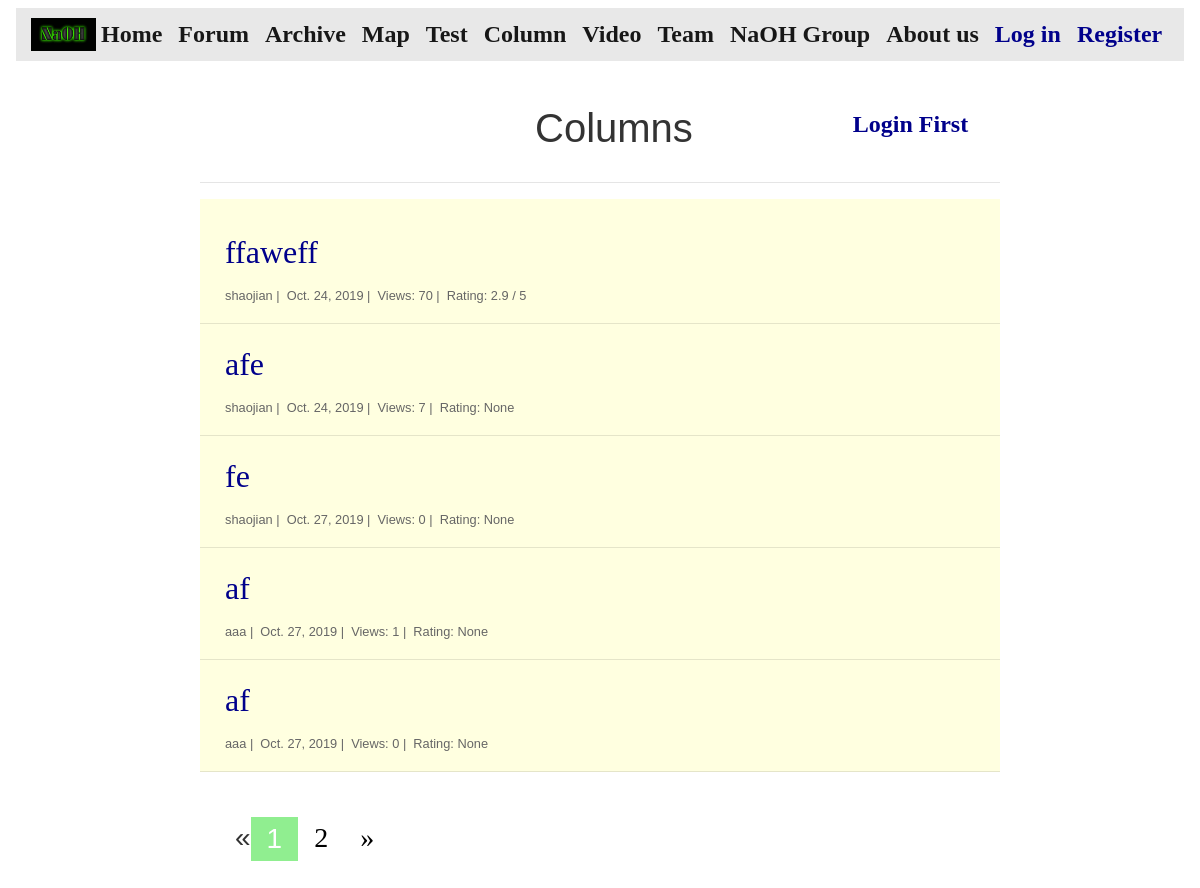
The page /essays/view/ on the database as committed earlier.
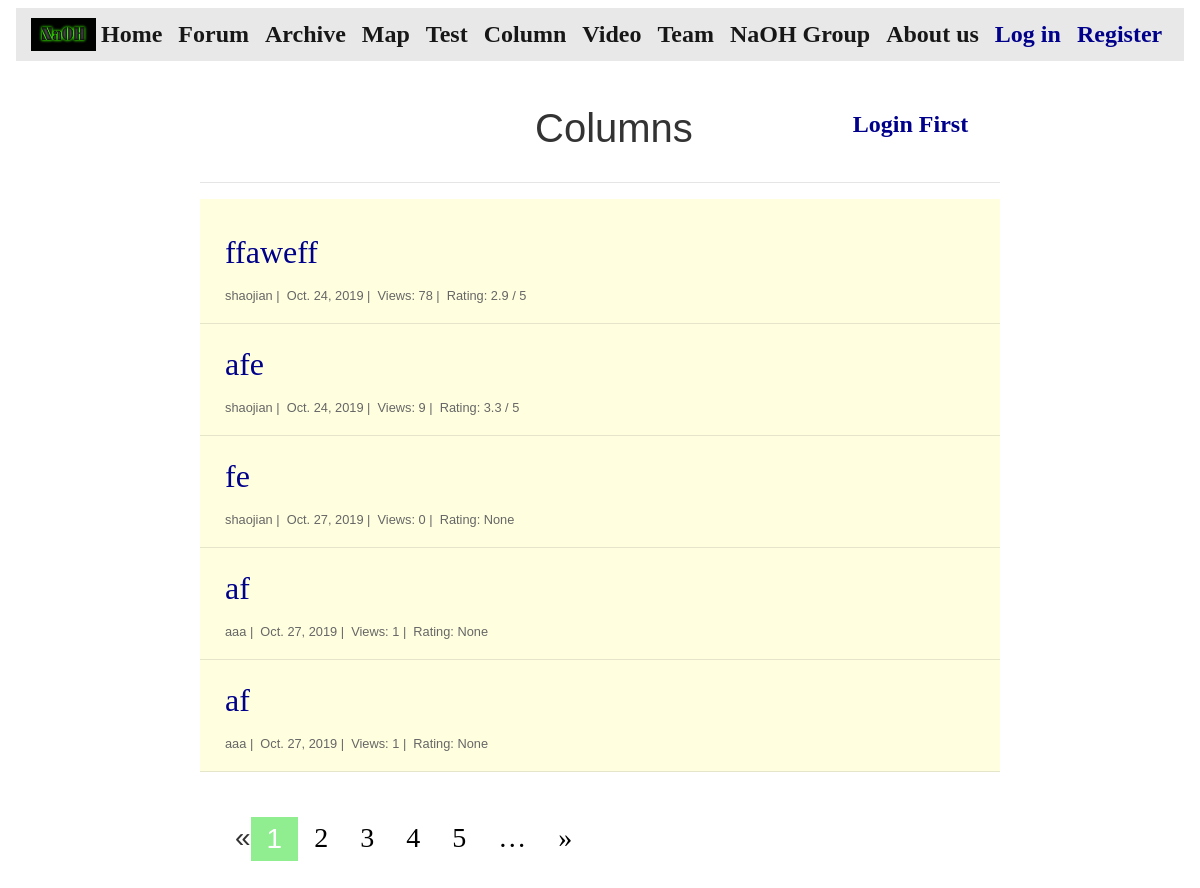
The same page on the database as committed later.
### essays/models.py (models this page shows)
class Post(models.Model):
    user = models.ForeignKey(User, on_delete=models.CASCADE)
    title = models.CharField(max_length=128)
    body = models.CharField(max_length=4000)
    created_on = models.DateTimeField(auto_now_add=True)
    count = models.IntegerField(default=0)
    rate = models.FloatField(default=0)
    rate_total = models.FloatField(default=0)
    rate_num = models.IntegerField(default=0)

### essays/views.py (the view)
# urls.py: path("view/", views.view_essays, name="view_essays"),
def view_essays(request):
    language = select_language(request)
    posts = Post.objects.all()
    post_list = Post.objects.all()
    paginator = Paginator(post_list, 5) # Show 25 contacts per page
    page = request.GET.get('page')
    posts = paginator.get_page(page)
    context = {
        "posts": posts,
        'language': language
    }
    return render(request, "view_essays.html", context)

### essays/views.py (called while the page is built)
def select_language(request):
    language = 'English'
    if request.user.is_authenticated:
        if request.session.get(request.user.username, None) == None:
            request.session[request.user.username] = 'Chinese'
        language = request.session[request.user.username]
    return language

### essays/templates/view_essays.html (shortened to what this page needs)
{% extends "base.html" %}
{% block page_content %}
{% load static %}
<br>
<div style="width: 800px; margin: 0 auto;">
<div>
{% if user.is_authenticated %}
  {% if language == "Chinese" %}
      <div class="row">
        <h1 style="margin-left: 350px; margin-right: 270px;">专栏</h1>
        {% if user.is_authenticated %}
            <a style="color: #00008B;" class="navbar-brand" href="{% url 'post_essay' %}">新建文章</a>
        {% else %}
            <a style="color: #00008B;" class="navbar-brand" href="{% url 'login' %}">登录发帖</a>
        {% endif %}
    </div>
  {% else %}
      <div class="row">
        <h1 style="margin-left: 350px; margin-right: 160px;">Columns</h1>
        {% if user.is_authenticated %}
            <a style="color: #00008B;" class="navbar-brand" href="{% url 'post_essay' %}">New Column</a>
        {% else %}
            <a style="color: #00008B;" class="navbar-brand" href="{% url 'login' %}">Login First</a>
        {% endif %}
    </div>
  {% endif %}
{% else %}
    <div class="row">
        <h1 style="margin-left: 350px; margin-right: 160px;">Columns</h1>
        {% if user.is_authenticated %}
            <a style="color: #00008B;" class="navbar-brand" href="{% url 'post_essay' %}">New Column</a>
        {% else %}
            <a style="color: #00008B;" class="navbar-brand" href="{% url 'login' %}">Login First</a>
        {% endif %}
    </div>
{% endif %}
</div>
<hr>
<div style="background: lightyellow;">
<br>
{% for post in posts %}
    <h2 style="width: 700px;word-wrap: break-word;
    white-space: normal;margin-left: 25px; margin-right: 25px;" ><a style="color: #00008B;" href="{% url 'essay_details' post.pk%}">{{ post.title }}</a></h2>
    <small style="margin-left: 25px; margin-right: 25px;">
        {{ post.user }} |&nbsp;
        {{ post.created_on.date }} |&nbsp;
        Views: {{ post.count }} |&nbsp;
        {% ifequal post.rate 0 %}
        Rating: None
        {% else %}
        Rating: {{ post.rate }} / 5
        {% endifequal %}
    </small>
    <hr>
{% endfor %}
</div>
</div>
<br>
<div style="width: 800px; margin: 0 auto;">
{% if posts.has_other_pages %}
  <ul class="pagination" style="margin-left: 35px;">
    {% if posts.has_previous %}
     <h3> <li><a href="?page={{ posts.previous_page_number }}">&laquo;</a></li></h3>
    {% else %}
      <h3><li class="disabled"><span>&laquo;</span></li></h3>
    {% endif %}
    {% for i in posts.paginator.page_range %}
        {% if posts.number == i %}
            <h3><li class="active"><span>{{ i }}</span></li></h3>
        {% elif i > posts.number|add:'-5' and i < posts.number|add:'5' %}
            <h3><li><a href="?page={{ i }}">{{ i }}</a></li></h3>
        {% endif %}
    {% endfor %}
    {% if posts.paginator.num_pages > posts.number|add:'4' %}
        <h3><li><a href="?page={{ posts.number|add:'5' }}">&hellip;</a></li></h3>
    {% endif %}
    {% if posts.has_next %}
       <h3><li><a href="?page={{ posts.next_page_number }}">&raquo;</a></li></h3>
    {% else %}
       <h3><li class="disabled"><span>&raquo;</span></li></h3>
    {% endif %}
  </ul>
{% endif %}
</div>
<br>
{% endblock %}

Rows that differ between the two databases and show on the page:
changed Post "ffaweff": count "70" → "78"
changed Post "afe": count "7" → "9"; rate (not shown) → "3.3"; text "Rating: None" → "Rating: / 5"
changed Post (number 5 of 5 on the later page): count "0" → "1"
Other text that changed with them:
new list line: "3"
new list line: "4"
new list line: "5"
